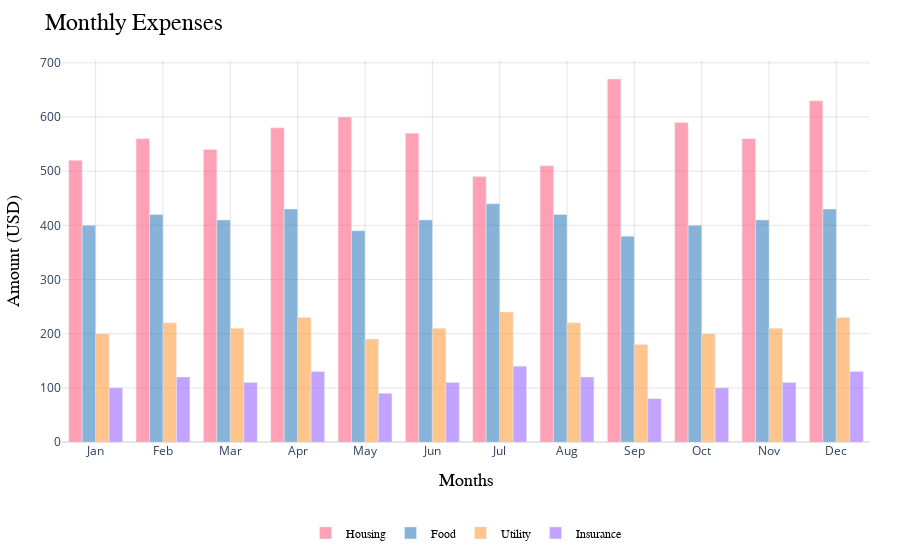

Notebook code for this chart:
### Code cell
plot_from_ai_output_v2(info)

### Figure 1 — Plotly figure (JSON) as saved in the notebook; plotly's stock layout.template omitted (floating-point values rounded to 4 significant figures)
{"data": [{"hoverinfo": "x+y+name", "marker": {"color": "rgba(255, 99, 132, 0.6)"}, "name": "Housing", "orientation": "v", "text": "", "type": "bar", "x": ["Jan", "Feb", "Mar", "Apr", "May", "Jun", "Jul", "Aug", "Sep", "Oct", "Nov", "Dec"], "y": [520, 560, 540, 580, 600, 570, 490, 510, 670, 590, 560, 630]}, {"hoverinfo": "x+y+name", "marker": {"color": "rgba(55, 128, 191, 0.6)"}, "name": "Food", "orientation": "v", "text": "", "type": "bar", "x": ["Jan", "Feb", "Mar", "Apr", "May", "Jun", "Jul", "Aug", "Sep", "Oct", "Nov", "Dec"], "y": [400, 420, 410, 430, 390, 410, 440, 420, 380, 400, 410, 430]}, {"hoverinfo": "x+y+name", "marker": {"color": "rgba(255, 159, 64, 0.6)"}, "name": "Utility", "orientation": "v", "text": "", "type": "bar", "x": ["Jan", "Feb", "Mar", "Apr", "May", "Jun", "Jul", "Aug", "Sep", "Oct", "Nov", "Dec"], "y": [200, 220, 210, 230, 190, 210, 240, 220, 180, 200, 210, 230]}, {"hoverinfo": "x+y+name", "marker": {"color": "rgba(153, 102, 255, 0.6)"}, "name": "Insurance", "orientation": "v", "text": "", "type": "bar", "x": ["Jan", "Feb", "Mar", "Apr", "May", "Jun", "Jul", "Aug", "Sep", "Oct", "Nov", "Dec"], "y": [100, 120, 110, 130, 90, 110, 140, 120, 80, 100, 110, 130]}], "layout": {"legend": {"font": {"color": "#000000", "family": "Arial, sans-serif", "size": 12}, "orientation": "h", "x": 0.5, "xanchor": "center", "y": -0.2}, "margin": {"b": 60, "l": 60, "r": 30, "t": 60}, "paper_bgcolor": "#ffffff", "plot_bgcolor": "#ffffff", "title": {"font": {"color": "#000000", "family": "Arial, sans-serif", "size": 24}, "text": "Monthly Expenses"}, "xaxis": {"gridcolor": "rgba(0, 0, 0, 0.1)", "showgrid": true, "title": {"font": {"color": "#000000", "family": "Arial, sans-serif", "size": 18}, "text": "Months"}, "zeroline": true, "zerolinecolor": "rgba(0, 0, 0, 0.1)"}, "yaxis": {"gridcolor": "rgba(0, 0, 0, 0.1)", "showgrid": true, "title": {"font": {"color": "#000000", "family": "Arial, sans-serif", "size": 18}, "text": "Amount (USD)"}, "zeroline": true, "zerolinecolor": "rgba(0, 0, 0, 0.1)"}}}
